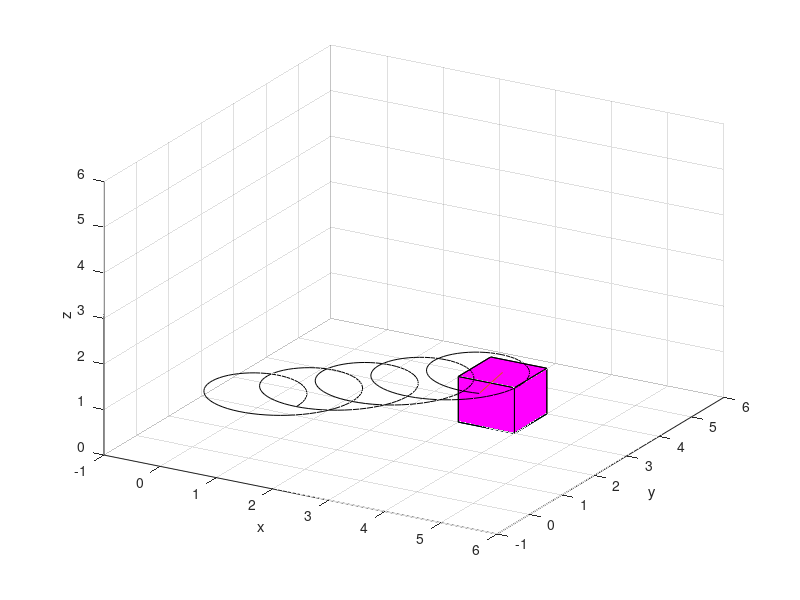

Source code (MATLAB): (Note: this script raises an error after producing the figure.)
clear
clc
close all

%% Step 1: Generate Data
%Animate a point moving along a 3D parametric curve
t = linspace(0,10,300);
% x = 5*cos(t);
% y = 2*sin(t);
% z = t;
traj = zeros(3,length(t));

%% Step 2: Draw/Render Scenario
figh = figure;
for k=1:length(t)
    %Clear the figure to start with a blank slate
    clf
    
%     %Extract data at the current time step
%     t_k = t(k);
%     x_k = x(k);
%     y_k = y(k);
%     z_k = z(k);
%     
%     %Where is the current point?
%     plot3(x_k, y_k, z_k, 'go', 'LineWidth', 3, 'MarkerSize', 15)
%     
%     %Plot the entire curve
%     hold on
%     plot3(x, y, z, 'b-', 'LineWidth', 2);
%     
%     %Add plotting options
%     grid on
%     xlabel('x')
%     ylabel('y')
%     zlabel('z')
%     title(['t = ',num2str(t_k)])
%     view([30 35])
% %     view([30+20*t_k 35])      %show how viewpoint can be manipulated

x = [0 1 1 0 0]+ k/100; ;
y = [0 0 1 1 0]+ k/100;
z = [0 0 0 0 0];


% hold on
plot3(x,y,z)
patch(x,y,z,'m')

x = [0 1 1 0 0]+ k/100; 
y = [0 0 0 0 0]+ k/100;
z = [0 0 1 1 0];

patch(x,y,z,'m')

x = [0 0 0 0 0]+ k/100;
y = [0 1 1 0 0]+ k/100;
z = [0 0 1 1 0];

patch(x,y,z,'m')

x = [0 1 1 0 0]+ k/100;
y = [0 0 1 1 0]+ k/100;
z = [1 1 1 1 1];  %%top face

x_tp = x;
y_tp = y;
z_tp = z;

patch(x,y,z,'m')

x = [0 1 1 0 0]+ k/100;
y = [1 1 1 1 1]+ k/100;
z = [0 0 1 1 0];

patch(x,y,z,'m')

x = [1 1 1 1 1]+ k/100;
y = [0 1 1 0 0]+ k/100;
z = [0 0 1 1 0];

patch(x,y,z,'m')

xlabel('x')
ylabel('y')
zlabel('z')

x = [0.5 0.5+cos(k/10)]+ k/100;
y = [0.5 0.5+sin(k/10)]+ k/100;
z = [1 1];
hold on

traj(1,k) = x(2);
traj(2,k) = y(2);
traj(3,k) = z(2);

plot3(traj(1,1:k),traj(2,1:k),traj(3,1:k),'k')
line(x,y,z)

xlim([-1 6])
ylim([-1 6])
zlim([0 6])

view([30 30])
% view([30+30*k/100 35])

grid on
    
    %% Step 3: Take a Snapshot
    %Save the frame
    movieVector(k) = getframe;
%     movieVector(k) = getframe(figh, [10 10 520 400]);   %manually specify getframe region
    
    %% Step 4: Advance Time
    %Happens automatically if using a for loop
end

%% Step 5: Save Movie
%Create a VideoWriter object and set properties
myWriter = VideoWriter('curve');            %create an .avi file
% myWriter = VideoWriter('curve','MPEG-4');   %create an .mp4 file
myWriter.FrameRate = 20;

%Open the VideoWriter object, write the movie, and close the file
open(myWriter);
writeVideo(myWriter, movieVector);
close(myWriter);

disp('DONE!')